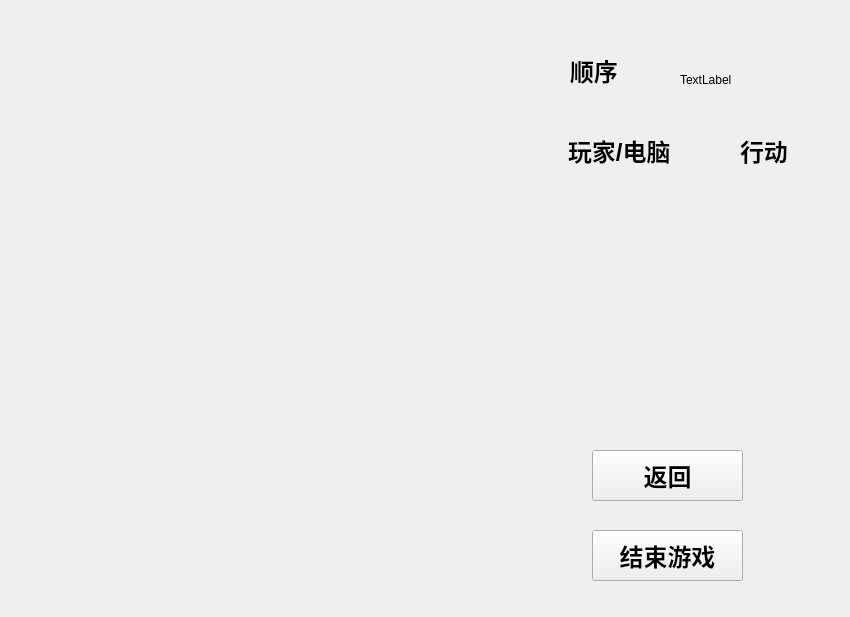
<?xml version="1.0" encoding="UTF-8"?>
<ui version="4.0">
 <class>aigame</class>
 <widget class="QWidget" name="aigame">
  <property name="geometry">
   <rect>
    <x>0</x>
    <y>0</y>
    <width>850</width>
    <height>617</height>
   </rect>
  </property>
  <property name="windowTitle">
   <string>Form</string>
  </property>
  <widget class="QWidget" name="widget" native="true">
   <property name="geometry">
    <rect>
     <x>29</x>
     <y>30</y>
     <width>501</width>
     <height>561</height>
    </rect>
   </property>
  </widget>
  <widget class="QLabel" name="label">
   <property name="geometry">
    <rect>
     <x>570</x>
     <y>50</y>
     <width>91</width>
     <height>41</height>
    </rect>
   </property>
   <property name="font">
    <font>
     <pointsize>18</pointsize>
     <bold>true</bold>
    </font>
   </property>
   <property name="text">
    <string>顺序</string>
   </property>
  </widget>
  <widget class="QLabel" name="label_2">
   <property name="geometry">
    <rect>
     <x>568</x>
     <y>120</y>
     <width>141</width>
     <height>61</height>
    </rect>
   </property>
   <property name="font">
    <font>
     <pointsize>18</pointsize>
     <bold>true</bold>
    </font>
   </property>
   <property name="text">
    <string>玩家/电脑</string>
   </property>
  </widget>
  <widget class="QLabel" name="label_3">
   <property name="geometry">
    <rect>
     <x>740</x>
     <y>130</y>
     <width>81</width>
     <height>41</height>
    </rect>
   </property>
   <property name="font">
    <font>
     <pointsize>18</pointsize>
     <bold>true</bold>
    </font>
   </property>
   <property name="text">
    <string>行动</string>
   </property>
  </widget>
  <widget class="QPushButton" name="pushButton">
   <property name="geometry">
    <rect>
     <x>592</x>
     <y>450</y>
     <width>151</width>
     <height>51</height>
    </rect>
   </property>
   <property name="font">
    <font>
     <pointsize>18</pointsize>
     <bold>true</bold>
    </font>
   </property>
   <property name="text">
    <string>返回</string>
   </property>
  </widget>
  <widget class="QPushButton" name="pushButton_2">
   <property name="geometry">
    <rect>
     <x>592</x>
     <y>530</y>
     <width>151</width>
     <height>51</height>
    </rect>
   </property>
   <property name="font">
    <font>
     <pointsize>18</pointsize>
     <bold>true</bold>
    </font>
   </property>
   <property name="text">
    <string>结束游戏</string>
   </property>
  </widget>
  <widget class="QLabel" name="label_4">
   <property name="geometry">
    <rect>
     <x>680</x>
     <y>70</y>
     <width>69</width>
     <height>20</height>
    </rect>
   </property>
   <property name="text">
    <string>TextLabel</string>
   </property>
  </widget>
 </widget>
 <resources/>
 <connections/>
</ui>
